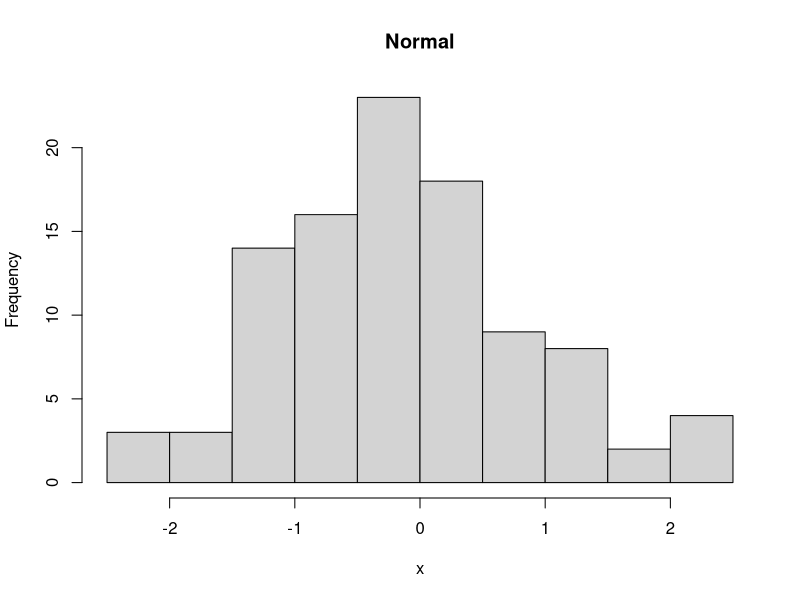
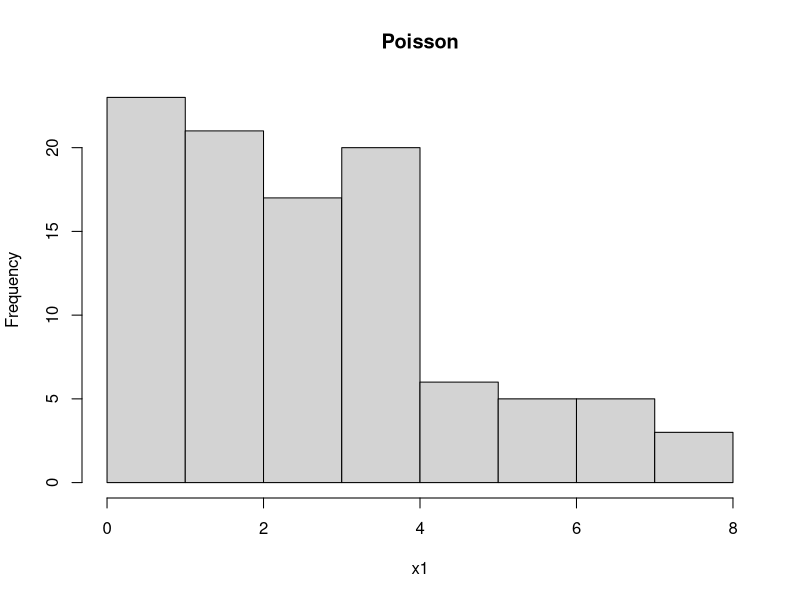
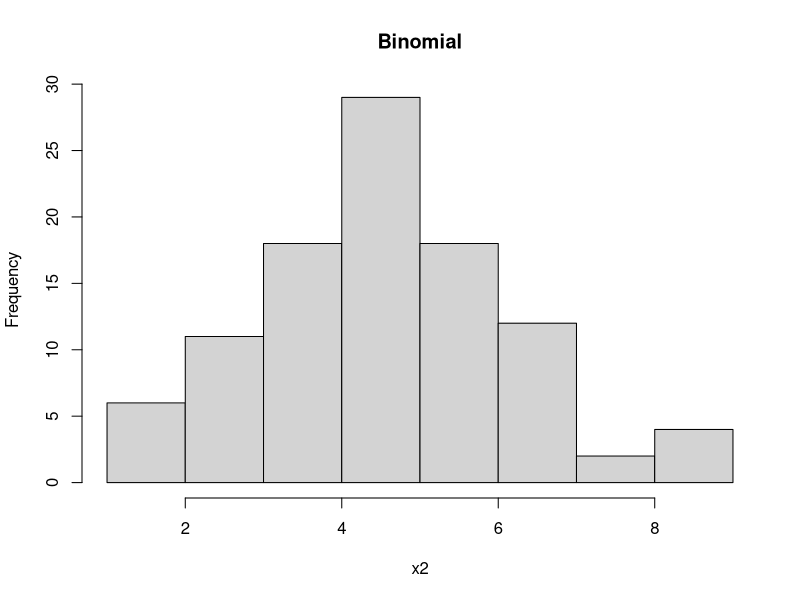

The R source for these figures, in order:
## ---- chunk 1
knitr::opts_chunk$set(echo = TRUE)
## ---- chunk 2
x <- rnorm(100)
hist(x, main = "Normal")
## ---- chunk 3
x1 <- rpois(100, 3)
hist(x1, main = "Poisson")
## ---- chunk 4
x2 <- rbinom(100, 10, 0.5)
hist(x2, main = "Binomial")
